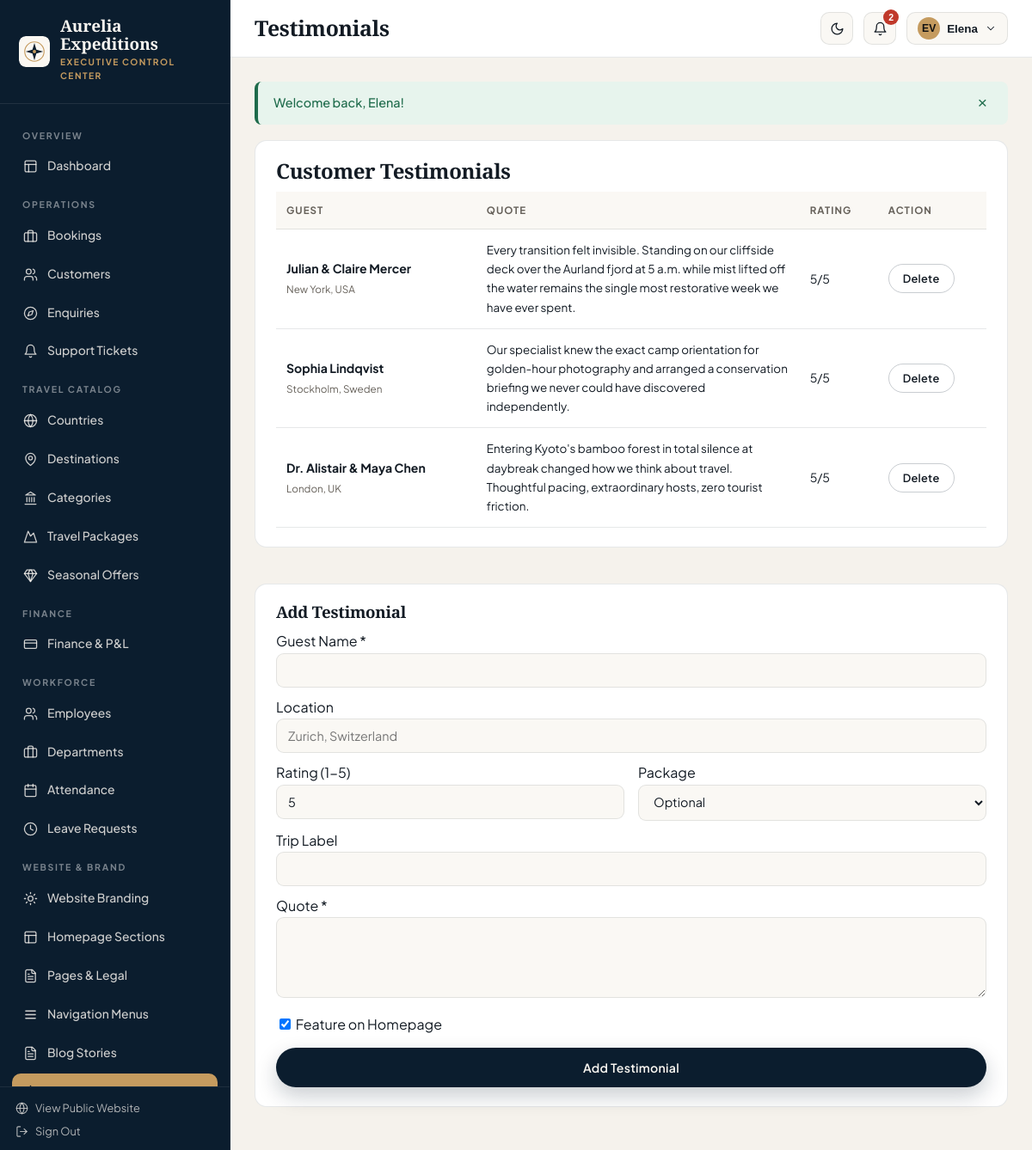
Page /admin/testimonials (signed in) on the committed database.
### tables this page shows
CREATE TABLE `users` (
  `id` INT UNSIGNED NOT NULL AUTO_INCREMENT,
  `uuid` CHAR(36) NOT NULL,
  `first_name` VARCHAR(80) NOT NULL,
  `last_name` VARCHAR(80) NOT NULL,
  `email` VARCHAR(160) NOT NULL,
  `phone` VARCHAR(40) NULL,
  `password_hash` VARCHAR(255) NOT NULL,
  `avatar` VARCHAR(255) NULL,
  `status` ENUM('active','inactive','blocked') NOT NULL DEFAULT 'active',
  `email_verified_at` DATETIME NULL,
  `last_login_at` DATETIME NULL,
  `created_at` TIMESTAMP NOT NULL DEFAULT CURRENT_TIMESTAMP,
  `updated_at` TIMESTAMP NOT NULL DEFAULT CURRENT_TIMESTAMP ON UPDATE CURRENT_TIMESTAMP,
  `deleted_at` DATETIME NULL,
  PRIMARY KEY (`id`),
  UNIQUE KEY `uq_users_uuid` (`uuid`),
  UNIQUE KEY `uq_users_email` (`email`),
  KEY `idx_users_status` (`status`)
);

CREATE TABLE `testimonials` (
  `id` INT UNSIGNED NOT NULL AUTO_INCREMENT,
  `customer_name` VARCHAR(120) NOT NULL,
  `customer_location` VARCHAR(120) NULL,
  `package_id` INT UNSIGNED NULL,
  `rating` TINYINT UNSIGNED NOT NULL DEFAULT 5,
  `quote` TEXT NOT NULL,
  `avatar` VARCHAR(255) NULL,
  `trip_taken` VARCHAR(160) NULL,
  `is_featured` TINYINT(1) NOT NULL DEFAULT 1,
  `is_approved` TINYINT(1) NOT NULL DEFAULT 1,
  `sort_order` INT NOT NULL DEFAULT 0,
  `created_at` TIMESTAMP NOT NULL DEFAULT CURRENT_TIMESTAMP,
  `updated_at` TIMESTAMP NOT NULL DEFAULT CURRENT_TIMESTAMP ON UPDATE CURRENT_TIMESTAMP,
  PRIMARY KEY (`id`),
  CONSTRAINT `fk_test_pkg` FOREIGN KEY (`package_id`) REFERENCES `travel_packages` (`id`) ON DELETE SET NULL
);

### views/admin/website/testimonials.php (the view, shortened to what the rows shown need)
<div class="dash-grid-2" style="grid-template-columns:1.35fr 0.9fr;">
    <div class="panel-card">
        <h2>Customer Testimonials</h2>
        <div class="table-wrap">
            <table class="data-table">
                <thead><tr><th>Guest</th><th>Quote</th><th>Rating</th><th>Action</th></tr></thead>
                <tbody>
                    <?php foreach ($testimonials as $t): ?>
                        <tr>
                            <td><strong><?= e($t['customer_name']) ?></strong><br><small style="color:var(--dash-muted);"><?= e($t['customer_location']) ?></small></td>
                            <td style="max-width:300px;font-size:0.84rem;"><?= e($t['quote']) ?></td>
                            <td><?= (int) $t['rating'] ?>/5</td>
                            <td>
                                <form method="POST" action="<?= url('/admin/testimonials/' . (int) $t['id'] . '/delete') ?>" style="margin:0;">
                                    <button type="submit" class="btn-brand btn-brand-outline btn-sm-pill">Delete</button>
                                </form>
                            </td>
                        </tr>
                    <?php endforeach; ?>
                </tbody>
            </table>
        </div>
    </div>
    <div class="panel-card">
        <h3>Add Testimonial</h3>
        <form method="POST" action="<?= url('/admin/testimonials/create') ?>">
            <div style="margin-bottom:10px;"><label class="form-label-editorial">Guest Name *</label><input type="text" name="customer_name" required class="dash-input"></div>
            <div style="margin-bottom:10px;"><label class="form-label-editorial">Location</label><input type="text" name="customer_location" class="dash-input" placeholder="Zurich, Switzerland"></div>
            <div class="form-grid-2" style="margin-bottom:10px;">
                <div><label class="form-label-editorial">Rating (1-5)</label><input type="number" min="1" max="5" name="rating" class="dash-input" value="5"></div>
                <div>
                    <label class="form-label-editorial">Package</label>
                    <select name="package_id" class="dash-select"><option value="">Optional</option><?php foreach ($packages as $p): ?><option value="<?= (int) $p['id'] ?>"><?= e($p['title']) ?></option><?php endforeach; ?></select>
                </div>
            </div>
            <div style="margin-bottom:10px;"><label class="form-label-editorial">Trip Label</label><input type="text" name="trip_taken" class="dash-input"></div>
            <div style="margin-bottom:10px;"><label class="form-label-editorial">Quote *</label><textarea name="quote" rows="4" required class="dash-textarea"></textarea></div>
            <label style="display:block;margin-bottom:14px;"><input type="checkbox" name="is_featured" value="1" checked> Feature on Homepage</label>
            <button type="submit" class="btn-brand btn-brand-primary" style="width:100%;">Add Testimonial</button>
        </form>
    </div>
</div>

### core/Router.php (shortened to what the rows shown need)
<?php
class Router
{
    private array $routes = [];
    public function addRoute(string $method, string $path, callable|array $handler, array $middleware = []): void
    {
        $normalized = '/' . trim($path, '/');
        if ($normalized !== '/') {
            $normalized = rtrim($normalized, '/');
        }
        $pattern = preg_replace('#\{([a-zA-Z_][a-zA-Z0-9_]*)\}#', '(?P<$1>[^/]+)', $normalized);
        $regex = '#^' . $pattern . '$#';
        $this->routes[] = [
            'method' => strtoupper($method),
            'path' => $normalized,
            'regex' => $regex,
            'handler' => $handler,
            'middleware' => $middleware,
        ];
    }
    public function dispatch(string $requestUri, string $requestMethod): void
    {
        $path = parse_url($requestUri, PHP_URL_PATH) ?? '/';
        $basePath = base_path();
        if ($basePath !== '' && str_starts_with($path, $basePath)) {
            $path = substr($path, strlen($basePath));
        }
        $path = '/' . trim($path, '/');
        if ($path !== '/') {
            $path = rtrim($path, '/');
        }
        $method = strtoupper($requestMethod);
        foreach ($this->routes as $route) {
            if ($route['method'] !== $method) {
                continue;
            }
            if (preg_match($route['regex'], $path, $matches)) {
                $params = [];
                foreach ($route['middleware'] as $mw) {
                    if (is_callable($mw)) {
                        $mw($params);
                    } elseif (is_string($mw) && class_exists($mw)) {
                        (new $mw())->handle($params);
                    } elseif (is_array($mw) && isset($mw[0]) && class_exists($mw[0])) {
                        $instance = new $mw[0]();
                        $args = array_slice($mw, 1);
                        $instance->handle($params, ...$args);
                    }
                }
                $handler = $route['handler'];
                if (is_array($handler)) {
                    [$controllerClass, $action] = $handler;
                    $controller = new $controllerClass();
                    $controller->$action($params);
                    return;
                }
                return;
            }
        }
    }
}

### views/layouts/dashboard.php (shortened to what the rows shown need)
<?php
$brand = \App\Services\BrandingService::getAll();
$user = \Core\Auth::user();
$portal = $portal ?? 'admin';
$isPreview = !empty($brand['is_previewing']);
$unreadCount = $user ? \App\Services\NotificationService::unreadCount((int) $user['id']) : 0;
$portalLabel = match ($portal) {
    'hr' => 'HR Operations Portal',
    'employee' => 'Specialist Workspace',
    'customer' => 'Traveller Portal',
    default => 'Executive Control Center',
};
?>
<!DOCTYPE html>
<html lang="en">
<head>
    <link rel="stylesheet" href="<?= asset('css/design-system.css') ?>">
    <link rel="stylesheet" href="<?= asset('css/dashboard.css') ?>">
</head>
<body class="portal-<?= e($portal) ?> <?= $isPreview ? 'has-preview-ribbon' : '' ?>">
<div class="dash-shell">
    <aside class="dash-sidebar">
        <a href="<?= url('/' . ($portal === 'admin' ? 'admin' : $portal)) ?>" class="sidebar-brand">
            <img src="<?= e(brand_logo('light')) ?>" alt="<?= e($brand['website_name']) ?>">
            <div>
                <div style="font-family:var(--font-display);font-size:1.18rem;font-weight:700;color:#FAF7F2;line-height:1.1;">
                    <?= e($brand['website_name']) ?>
                </div>
                <span class="sidebar-portal-tag"><?= e($portalLabel) ?></span>
            </div>
        </a>
        <div class="sidebar-scroll">
            <?php if ($portal === 'admin'): ?>
                <div class="sidebar-group-label">Overview</div>
                <a href="<?= url('/admin') ?>" class="sidebar-link <?= current_route_path() === '/admin' ? 'active' : '' ?>"><?= svg_icon('layout', 17) ?> Dashboard</a>
                <?php if (can('bookings.view')): ?>
                    <div class="sidebar-group-label">Operations</div>
                    <a href="<?= url('/admin/bookings') ?>" class="sidebar-link <?= is_active_nav('/admin/bookings') ?>"><?= svg_icon('briefcase', 17) ?> Bookings</a>
                <?php endif; ?>
                <?php if (can('customers.view')): ?>
                    <a href="<?= url('/admin/customers') ?>" class="sidebar-link <?= is_active_nav('/admin/customers') ?>"><?= svg_icon('users', 17) ?> Customers</a>
                <?php endif; ?>
                <?php if (can('enquiries.view')): ?>
                    <a href="<?= url('/admin/enquiries') ?>" class="sidebar-link <?= is_active_nav('/admin/enquiries') ?>"><?= svg_icon('compass', 17) ?> Enquiries</a>
                <?php endif; ?>
                <?php if (can('support.manage')): ?>
                    <a href="<?= url('/admin/support') ?>" class="sidebar-link <?= is_active_nav('/admin/support') ?>"><?= svg_icon('bell', 17) ?> Support Tickets</a>
                <?php endif; ?>
                <?php if (can('packages.view') || can('destinations.view') || can('categories.view')): ?>
                    <div class="sidebar-group-label">Travel Catalog</div>
                    <?php if (can('destinations.view')): ?>
                        <a href="<?= url('/admin/countries') ?>" class="sidebar-link <?= is_active_nav('/admin/countries') ?>"><?= svg_icon('globe', 17) ?> Countries</a>
                        <a href="<?= url('/admin/destinations') ?>" class="sidebar-link <?= is_active_nav('/admin/destinations') ?>"><?= svg_icon('map-pin', 17) ?> Destinations</a>
                    <?php endif; ?>
                    <?php if (can('categories.view')): ?>
                        <a href="<?= url('/admin/categories') ?>" class="sidebar-link <?= is_active_nav('/admin/categories') ?>"><?= svg_icon('landmark', 17) ?> Categories</a>
                    <?php endif; ?>
                    <?php if (can('packages.view')): ?>
                        <a href="<?= url('/admin/packages') ?>" class="sidebar-link <?= is_active_nav('/admin/packages') ?>"><?= svg_icon('mountain', 17) ?> Travel Packages</a>
                    <?php endif; ?>
                    <?php if (can('offers.manage')): ?>
                        <a href="<?= url('/admin/offers') ?>" class="sidebar-link <?= is_active_nav('/admin/offers') ?>"><?= svg_icon('gem', 17) ?> Seasonal Offers</a>
                    <?php endif; ?>
                <?php endif; ?>
                <?php if (can('finance.view')): ?>
                    <div class="sidebar-group-label">Finance</div>
                    <a href="<?= url('/admin/finance') ?>" class="sidebar-link <?= is_active_nav('/admin/finance') ?>"><?= svg_icon('credit-card', 17) ?> Finance &amp; P&amp;L</a>
                <?php endif; ?>
                <?php if (can('employees.view')): ?>
                    <div class="sidebar-group-label">Workforce</div>
                    <a href="<?= url('/admin/employees') ?>" class="sidebar-link <?= is_active_nav('/admin/employees') ?>"><?= svg_icon('users', 17) ?> Employees</a>
                    <a href="<?= url('/admin/departments') ?>" class="sidebar-link <?= is_active_nav('/admin/departments') ?>"><?= svg_icon('briefcase', 17) ?> Departments</a>
                    <a href="<?= url('/admin/attendance') ?>" class="sidebar-link <?= is_active_nav('/admin/attendance') ?>"><?= svg_icon('calendar', 17) ?> Attendance</a>
                    <a href="<?= url('/admin/leaves') ?>" class="sidebar-link <?= is_active_nav('/admin/leaves') ?>"><?= svg_icon('clock', 17) ?> Leave Requests</a>
                <?php endif; ?>
                <?php if (can('branding.view') || can('website.view') || can('seo.manage')): ?>
                    <div class="sidebar-group-label">Website &amp; Brand</div>
                    <?php if (can('branding.view')): ?>
                        <a href="<?= url('/admin/branding') ?>" class="sidebar-link <?= is_active_nav('/admin/branding') ?>"><?= svg_icon('sun', 17) ?> Website Branding</a>
                    <?php endif; ?>
                    <?php if (can('website.view')): ?>
                        <a href="<?= url('/admin/homepage-sections') ?>" class="sidebar-link <?= is_active_nav('/admin/homepage-sections') ?>"><?= svg_icon('layout', 17) ?> Homepage Sections</a>
                        <a href="<?= url('/admin/pages') ?>" class="sidebar-link <?= is_active_nav('/admin/pages') ?>"><?= svg_icon('file-text', 17) ?> Pages &amp; Legal</a>
                        <a href="<?= url('/admin/menus') ?>" class="sidebar-link <?= is_active_nav('/admin/menus') ?>"><?= svg_icon('menu', 17) ?> Navigation Menus</a>
                        <a href="<?= url('/admin/blogs') ?>" class="sidebar-link <?= is_active_nav('/admin/blogs') ?>"><?= svg_icon('file-text', 17) ?> Blog Stories</a>
                        <a href="<?= url('/admin/testimonials') ?>" class="sidebar-link <?= is_active_nav('/admin/testimonials') ?>"><?= svg_icon('star', 17) ?> Testimonials</a>
                    <?php endif; ?>
                <?php endif; ?>
            <?php endif; ?>
        </div>
        <div class="sidebar-footer">
            <a href="<?= url('/') ?>" style="display:flex;align-items:center;gap:8px;opacity:0.85;margin-bottom:8px;">
                <?= svg_icon('globe', 15) ?> View Public Website
            </a>
            <form method="POST" action="<?= url('/logout') ?>" style="margin:0;">
                <button type="submit" style="background:none;border:none;color:inherit;padding:0;cursor:pointer;display:flex;align-items:center;gap:8px;font-family:inherit;font-size:inherit;opacity:0.85;">
                    <?= svg_icon('log-out', 15) ?> Sign Out
                </button>
            </form>
        </div>
    </aside>
    <div class="dash-main">
        <header class="dash-topbar">
            <div class="topbar-left">
                <h1 class="topbar-title"><?= e($pageTitle ?? 'Dashboard') ?></h1>
            </div>
            <div class="topbar-actions">
                <button type="button" class="icon-btn" data-theme-toggle title="Toggle light/dark mode" aria-label="Toggle theme">
                    <?= svg_icon('moon', 17) ?>
                </button>
                <div class="dropdown-wrap">
                    <button type="button" class="icon-btn" data-dropdown-btn="notif-popover" aria-label="Notifications">
                        <?= svg_icon('bell', 17) ?>
                        <?php if ($unreadCount > 0): ?>
                            <span class="notif-dot"><?= $unreadCount > 9 ? '9+' : $unreadCount ?></span>
                        <?php endif; ?>
                    </button>
                </div>
                <div class="dropdown-wrap">
                    <button type="button" class="icon-btn" style="width:auto;padding:0 12px;gap:8px;" data-dropdown-btn="profile-popover">
                        <span style="width:26px;height:26px;border-radius:50%;background:var(--brand-accent);color:#111;display:inline-flex;align-items:center;justify-content:center;font-weight:700;font-size:0.76rem;">
                            <?= e(strtoupper(substr($user['first_name'] ?? 'U', 0, 1) . substr($user['last_name'] ?? '', 0, 1))) ?>
                        </span>
                        <span style="font-size:0.84rem;font-weight:600;"><?= e($user['first_name'] ?? 'Account') ?></span>
                        <?= svg_icon('chevron-down', 14) ?>
                    </button>
                </div>
            </div>
        </header>
        <main class="dash-content">
            <?php require BASE_PATH . '/views/partials/flash.php'; ?>
            <?= $content ?>
        </main>
    </div>
</div>
</body>
</html>

### rows in the picture
users: first_name+last_name "EV", first_name "Elena"
testimonials: customer_name "Julian & Claire Mercer", customer_location "New York, USA", quote "Every transition felt invisible. Standing on our cliffside deck over the Aurland fjord at 5 a.m. while mist lifted off the water remains the single most restorative week we have ever spent.", rating "5"
testimonials: customer_name "Sophia Lindqvist", customer_location "Stockholm, Sweden", quote "Our specialist knew the exact camp orientation for golden-hour photography and arranged a conservation briefing we never could have discovered independently.", rating "5"
testimonials: customer_name "Dr. Alistair & Maya Chen", customer_location "London, UK", quote "Entering Kyoto's bamboo forest in total silence at daybreak changed how we think about travel. Thoughtful pacing, extraordinary hosts, zero tourist friction.", rating "5"

### other values in the picture
$unreadCount "2"
$msg "Welcome back, Elena!"
